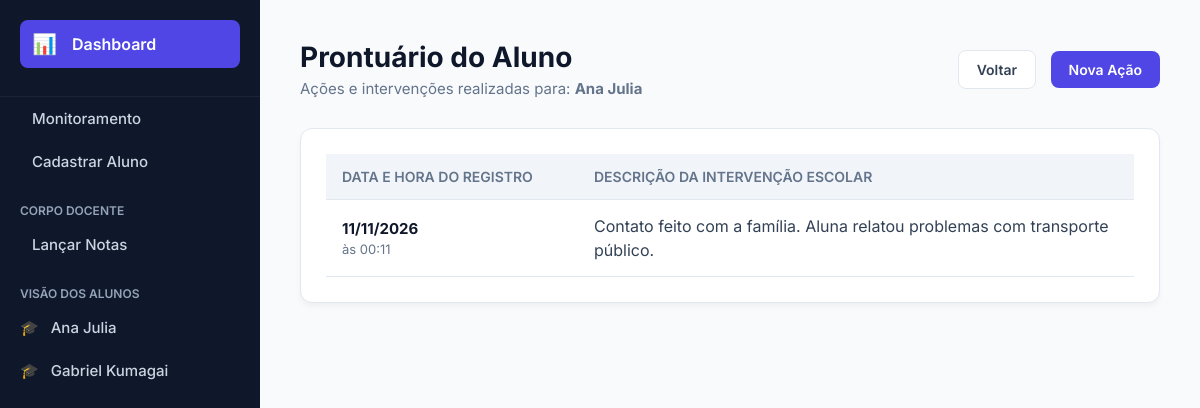
The page /index.php?acao=prontuario&id=2 on the database its author committed.
### tables this page shows
CREATE TABLE usuarios (
    id INT AUTO_INCREMENT PRIMARY KEY,
    nome VARCHAR(100) NOT NULL,
    email VARCHAR(100) UNIQUE NOT NULL,
    senha VARCHAR(255) NOT NULL,
    perfil ENUM('aluno', 'professor', 'coordenador', 'diretor') NOT NULL
);

CREATE TABLE desempenho (
    id INT AUTO_INCREMENT PRIMARY KEY,
    aluno_id INT NOT NULL,
    disciplina VARCHAR(50) NOT NULL,
    nota DECIMAL(5,2) DEFAULT 0,
    faltas INT DEFAULT 0,
    FOREIGN KEY (aluno_id) REFERENCES usuarios(id)
);

CREATE TABLE intervencoes (
    id INT AUTO_INCREMENT PRIMARY KEY,
    aluno_id INT NOT NULL,
    data_registro TIMESTAMP DEFAULT CURRENT_TIMESTAMP,
    descricao TEXT NOT NULL,
    FOREIGN KEY (aluno_id) REFERENCES usuarios(id)
);

### controllers/EscolaController.php (called while the page is built, shortened)
<?php
require_once 'config/Database.php';
require_once 'models/AlunoModel.php';
class EscolaController {
    private $alunoModel;
    public function __construct() {
        $database = new Database();
        $this->db = $database->getConnection();
        $this->alunoModel = new AlunoModel($this->db);
    }
    public function verProntuario() {
        $aluno_id = $_GET['id'];
        $dadosAluno = $this->alunoModel->getDadosAluno($aluno_id);
        $nomeAluno = !empty($dadosAluno) ? $dadosAluno[0]['nome'] : 'Aluno';
        $historico = $this->alunoModel->getIntervencoes($aluno_id);
        require_once 'views/header.php';
        require_once 'views/prontuario_aluno.php';
    }
}
?>

### config/Database.php (called while the page is built, shortened)
<?php
class Database {
    private $host = "localhost";
    private $db_name = "sistema_escolar";
    private $username = "root";
    private $password = "";
    public function getConnection() {
        $this->conn = null;
        try {
            $this->conn = new PDO("mysql:host=" . $this->host . ";dbname=" . $this->db_name, $this->username, $this->password);
            $this->conn->setAttribute(PDO::ATTR_ERRMODE, PDO::ERRMODE_EXCEPTION);
        } catch(PDOException $exception) { echo "Erro de conexão: " . $exception->getMessage(); }
        return $this->conn;
    }
}
?>

### models/AlunoModel.php (called while the page is built, shortened)
<?php
class AlunoModel {
    private $conn;
    public function __construct($db) { $this->conn = $db; }
    public function getDadosAluno($aluno_id) {
        $query = "SELECT u.nome, d.disciplina, d.nota, d.faltas FROM usuarios u LEFT JOIN desempenho d ON u.id = d.aluno_id WHERE u.id = :id AND u.perfil = 'aluno'";
        $stmt = $this->conn->prepare($query);
        $stmt->bindParam(':id', $aluno_id);
        $stmt->execute();
        return $stmt->fetchAll(PDO::FETCH_ASSOC);
    }
    public function getIntervencoes($aluno_id) {
        $query = "SELECT data_registro, descricao FROM intervencoes WHERE aluno_id = :aluno_id ORDER BY data_registro DESC";
        $stmt = $this->conn->prepare($query);
        $stmt->bindParam(':aluno_id', $aluno_id);
        $stmt->execute();
        return $stmt->fetchAll(PDO::FETCH_ASSOC);
    }
}
?>

### views/prontuario_aluno.php (the view)
<div class="cabecalho-pagina">
    <div>
        <h1>Prontuário do Aluno</h1>
        <p>Ações e intervenções realizadas para: <strong><?= htmlspecialchars($nomeAluno) ?></strong></p>
    </div>
    <div>
        <a href="index.php?acao=dashboard" class="btn btn-outline" style="margin-right: 10px;">Voltar</a>
        <a href="index.php?acao=intervir&id=<?= htmlspecialchars($aluno_id) ?>" class="btn btn-primary">Nova Ação</a>
    </div>
</div>
<div class="card">
    <?php if (empty($historico)): ?>
        <p style="color: var(--text-muted); text-align: center; padding: 20px;">O aluno não possui histórico de intervenções.</p>
    <?php else: ?>
        <table>
            <thead>
                <tr>
                    <th style="width: 220px;">Data e Hora do Registro</th>
                    <th>Descrição da Intervenção Escolar</th>
                </tr>
            </thead>
            <tbody>
                <?php foreach ($historico as $registro): ?>
                    <tr>
                        <td>
                            <strong style="color: var(--dark); font-size: 15px;"><?= date('d/m/Y', strtotime($registro['data_registro'])) ?></strong><br>
                            <span style="font-size: 13px; color: var(--text-muted);">às <?= date('H:i', strtotime($registro['data_registro'])) ?></span>
                        </td>
                        <td style="line-height: 1.5; color: var(--text-main);"><?= nl2br(htmlspecialchars($registro['descricao'])) ?></td>
                    </tr>
                <?php endforeach; ?>
            </tbody>
        </table>
    <?php endif; ?>
</div>
</div>
</body>
</html>

### views/header.php (shortened to what this page needs)
<!DOCTYPE html>
<html lang="pt-BR">
<head>
</head>
<body>
<div class="app-wrapper">
    <div class="sidebar">
        <div class="sidebar-header">
            <label for="menu-toggle" class="menu-btn" title="Alternar Menu">
                <span class="icon">📊</span>
                <span class="link-text">Dashboard</span>
            </label>
        </div>
        <div class="menu-items">
            <a href="index.php?acao=dashboard"><span class="icon"></span> Monitoramento</a>
            <a href="index.php?acao=novo_aluno"><span class="icon"></span> Cadastrar Aluno</a>
            <p class="menu-label">Corpo Docente</p>
            <a href="index.php?acao=professor"><span class="icon"></span> Lançar Notas</a>
            <p class="menu-label">Visão dos Alunos</p>
<?php
require_once __DIR__ . '/../config/Database.php';
$_db = new Database();
$_stmt = $_db->getConnection()->query(
    "SELECT id, nome FROM usuarios WHERE perfil = 'aluno' ORDER BY nome"
);
foreach ($_stmt->fetchAll(PDO::FETCH_ASSOC) as $_aluno): ?>
    <a href="index.php?acao=aluno&id=<?= $_aluno['id'] ?>">
        <span class="icon">🎓</span> <?= htmlspecialchars($_aluno['nome']) ?>
    </a>
<?php endforeach; ?>
        </div>
    </div>
    <div class="main-content">

### views/header.php (style rules this page uses)
:root { --primary: #4f46e5; --dark: #0f172a; --dark-lighter: #1e293b; --bg-color: #f8fafc; --card-bg: #ffffff; --text-main: #334155; --text-muted: #64748b; --border: #e2e8f0; --danger: #ef4444; --success: #10b981; }
body { font-family: 'Inter', sans-serif; background-color: var(--bg-color); margin: 0; color: var(--text-main); }
.app-wrapper { display: flex; width: 100%; min-height: 100vh; }
.sidebar { width: 260px; background-color: var(--dark); color: white; display: flex; flex-direction: column; transition: width 0.3s ease; overflow: hidden; white-space: nowrap; }
.sidebar-header { padding: 20px; display: flex; align-items: center; border-bottom: 1px solid rgba(255,255,255,0.05); }
.menu-btn { cursor: pointer; color: white; display: flex; align-items: center; gap: 15px; font-size: 16px; font-weight: 600; background-color: var(--primary); padding: 12px; border-radius: 8px; width: 100%; transition: 0.2s; }
.menu-btn .icon { font-size: 20px; }
.menu-items { display: flex; flex-direction: column; transition: opacity 0.2s ease, visibility 0.2s; }
.sidebar p.menu-label { padding: 20px 20px 5px; font-size: 12px; text-transform: uppercase; color: #94a3b8; font-weight: 600; margin: 0; }
.sidebar a { color: #cbd5e1; text-decoration: none; padding: 12px 20px; font-size: 15px; font-weight: 500; display: flex; align-items: center; gap: 12px; transition: all 0.2s; }
.main-content { flex: 1; padding: 40px; box-sizing: border-box; background-color: var(--bg-color); min-width: 0; }
.cabecalho-pagina { margin-bottom: 30px; display: flex; justify-content: space-between; align-items: center; }
.cabecalho-pagina h1 { margin: 0; color: var(--dark); font-size: 28px; font-weight: 700; }
.cabecalho-pagina p { margin: 5px 0 0 0; color: var(--text-muted); font-size: 15px; }
.card { background: var(--card-bg); border-radius: 12px; padding: 25px; box-shadow: 0 4px 6px -1px rgba(0,0,0,0.05); border: 1px solid var(--border); margin-bottom: 20px; }
table { width: 100%; border-collapse: collapse; }
th, td { padding: 14px 16px; text-align: left; border-bottom: 1px solid var(--border); }
th { background-color: #f1f5f9; font-weight: 600; color: var(--text-muted); font-size: 14px; text-transform: uppercase; }
.btn { display: inline-flex; align-items: center; padding: 10px 18px; border-radius: 8px; text-decoration: none; font-weight: 600; font-size: 14px; border: none; cursor: pointer; }
.btn-primary { background: var(--primary); color: white; }
.btn-outline { background: white; color: var(--text-main); border: 1px solid var(--border); }
label { display: block; margin-bottom: 8px; font-weight: 600; font-size: 14px; color: var(--dark); }

### rows shown on the page
usuarios: nome "Ana Julia"
usuarios: nome "Gabriel Kumagai"
desempenho: aluno.nome "Ana Julia"
intervencoes: data_registro "11/11/2026", data_registro "00:11", descricao "Contato feito com a família. Aluna relatou problemas com transporte público."
